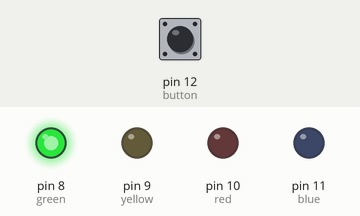
The sketch below on a simulated Arduino Uno, built with avr-gcc and run on an emulated ATmega328P. Parts: output pins drawn as LEDs (lit = HIGH). The test bench sets the inputs (shaded band); at power-on: pin 12 (button) LOW.

Above: at 5.0 s.
At 12.5 s:
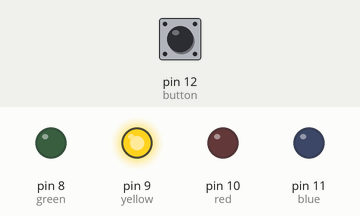
At 20.0 s:
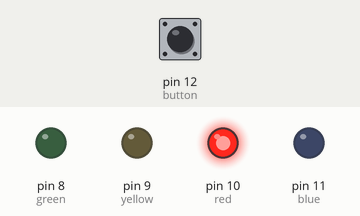
At 27.5 s:
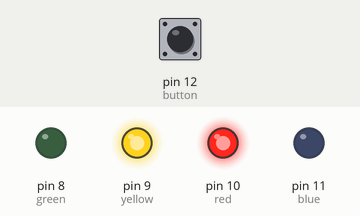
Timing chart, 0 to 39.0 s (numbered marks = the images above):
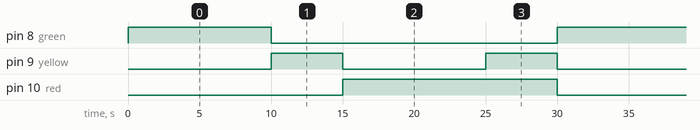

The sketch:

Code.ino
```cpp
int red = 10;
int yellow = 9;
int green = 8;
int blue=11;
int button = 12;
void setup() {
		pinMode(red, OUTPUT);
 	pinMode(yellow, OUTPUT);
 	pinMode(green, OUTPUT);
 	pinMode(blue, OUTPUT);
 	pinMode(button, INPUT);
}

void loop(){
		digitalWrite(blue, LOW);
		changeLights();
}

void changeLights(){
		// turn off red and yellow, then turn on green
    	digitalWrite(yellow, LOW);
    	digitalWrite(red, LOW);
    	digitalWrite(green, HIGH);
    	delay(10000);

		// green off, yellow on for 3 seconds
    	digitalWrite(green, LOW);
    	digitalWrite(yellow, HIGH);
    	digitalWrite(red, LOW);
    	delay(5000);

    	// turn off yellow, then turn red on for 5 seconds
    	digitalWrite(yellow, LOW);
    	digitalWrite(red, HIGH);
    	digitalWrite(green, LOW);
    	delay(10000);
    	if (digitalRead(button) == HIGH){
    		delay(15); // software debounce
        	if (digitalRead(button) == HIGH) {
            	// if the switch is HIGH, ie. pushed down - change the lights!
            	changeLights2();
            }
		}
  	digitalWrite(green, LOW);
  	digitalWrite(yellow, HIGH);
  	delay(5000);
  	reset();
}
void changeLights2(){
		reset();
		digitalWrite(yellow, LOW);
		digitalWrite(red, HIGH);
		digitalWrite(blue, HIGH);
		delay(10000);
		reset();
		digitalWrite(yellow, HIGH);
		delay(5000);
		reset();
}
void reset(){
		digitalWrite(yellow, LOW);
		digitalWrite(red, LOW);
		digitalWrite(green, LOW);
		digitalWrite(blue, LOW);
}
```

Measured:
- by itself, pin 8 (green): alternates HIGH for 10.0 s and LOW for 20.0 s
- by itself, pin 9 (yellow): alternates HIGH for 5.0 s and LOW for 10.0 s
- by itself, pin 10 (red): alternates HIGH for 15.0 s and LOW for 15.0 s
